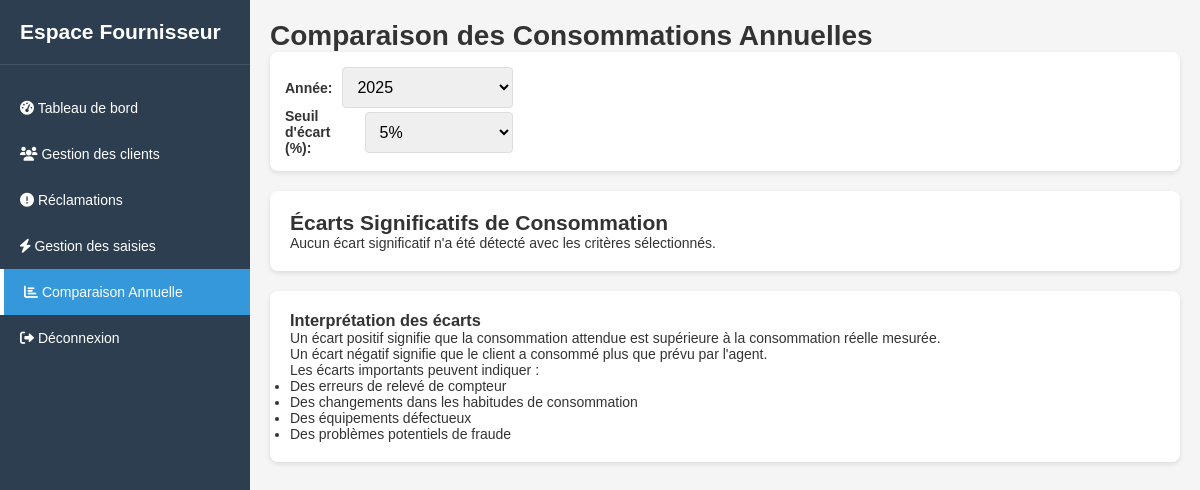
Before: /ihm/admin/consumption-comparison.php (signed in) with the older database file.
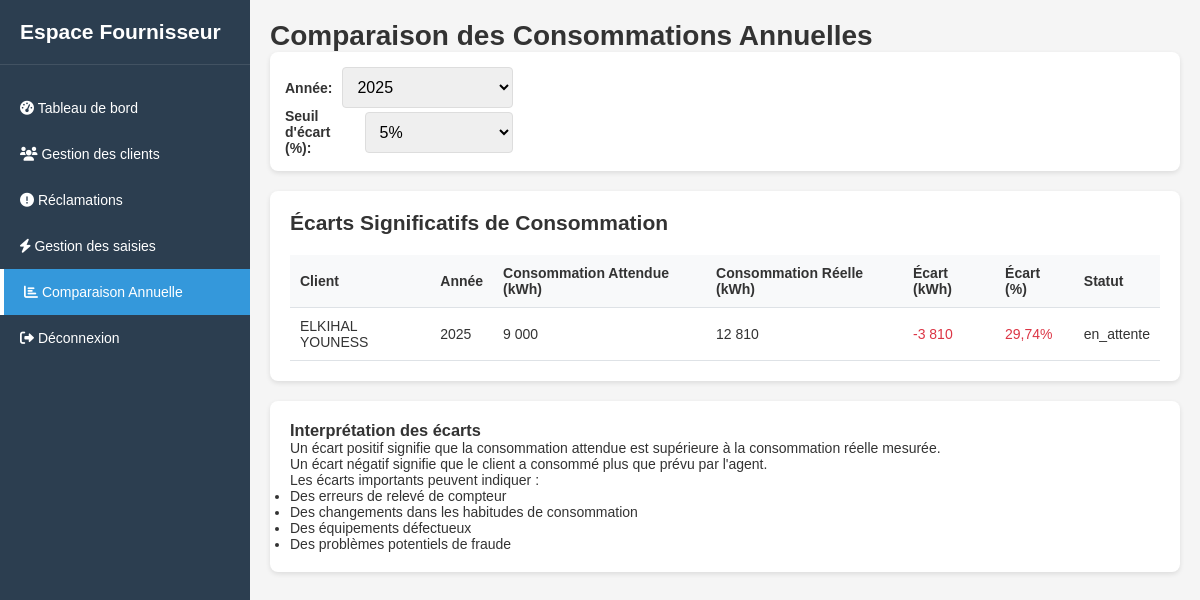
After: the same page with the newer database file.
### tables this page shows
CREATE TABLE IF NOT EXISTS `consommations_annuelles` (
  `consommation_annuelle_id` int NOT NULL AUTO_INCREMENT,
  `client_id` int NOT NULL,
  `annee` int NOT NULL,
  `consommation_attendue` decimal(10,2) NOT NULL,
  `consommation_reelle` decimal(10,2) DEFAULT NULL,
  `ecart` decimal(10,2) GENERATED ALWAYS AS ((`consommation_attendue` - `consommation_reelle`)) STORED,
  `statut` enum('en_attente','verifie','corrige') NOT NULL DEFAULT 'en_attente',
  `notes` text,
  `date_creation` datetime NOT NULL DEFAULT CURRENT_TIMESTAMP,
  PRIMARY KEY (`consommation_annuelle_id`),
  UNIQUE KEY `client_annee` (`client_id`,`annee`),
  KEY `client_id` (`client_id`)
);

### DB/connexion.php (called while the page is built)
<?php
class Database {
    private static $instance = null;
    private $pdo;
    private function __construct() {
        $host = '127.0.0.1';
        $dbName = 'gestion_factures';
        $user = 'root';
        $password = '';
        $dsn = "mysql:host={$host};dbname={$dbName};charset=utf8mb4";
        try {
            $this->pdo = new PDO($dsn, $user, $password, [
                PDO::ATTR_ERRMODE => PDO::ERRMODE_EXCEPTION,
                PDO::ATTR_DEFAULT_FETCH_MODE => PDO::FETCH_ASSOC
            ]);
        } catch (PDOException $e) {
            die("Erreur de connexion à la base de données : " . $e->getMessage());
        }
    }
    public static function getInstance(): Database {
        if (self::$instance === null) {
            self::$instance = new Database();
        }
        return self::$instance;
    }
    public function getConnection(): PDO {
        return $this->pdo;
    }
}

### traitement/agentService.php (called while the page is built, shortened)
<?php
require_once __DIR__ . '/../DB/ConsommationAnnuelleDAO.php';
require_once __DIR__ . '/../DB/ClientDAO.php';
require_once __DIR__ . '/../models/ConsommationAnnuelle.php';
function getConsommationsAvecEcartsSignificatifs($year = null, $threshold = 5) {
    $consommationAnnuelleDAO = new ConsommationAnnuelleDAO();
    $consommations = $consommationAnnuelleDAO->getTousAvecEcarts();
    if ($year !== null) {
        $consommations = array_filter($consommations, function($c) use ($year) {
            return $c->getAnnee() == $year;
        });
    }
    return array_filter($consommations, function($c) use ($threshold) {
        return $c->aEcartSignificatif($threshold);
    });
}

### DB/ConsommationAnnuelleDAO.php (called while the page is built, shortened)
<?php
require_once 'connexion.php';
require_once __DIR__ . '/../models/ConsommationAnnuelle.php';
class ConsommationAnnuelleDAO {
    private $db;
    public function __construct() {
        $this->db = Database::getInstance()->getConnection();
    }
    public function getTousAvecEcarts() {
        $stmt = $this->db->prepare("
            SELECT * FROM consommations_annuelles
            WHERE ABS(ecart) > 0
            ORDER BY date_creation DESC
        ");
        $stmt->execute();
        $consommations = [];
        while ($record = $stmt->fetch(PDO::FETCH_ASSOC)) {
            $consommation = new ConsommationAnnuelle(
                $record['client_id'],
                $record['annee'],
                $record['consommation_attendue'],
                $record['consommation_reelle']
            );
            $consommation->setId($record['consommation_annuelle_id']);
            $consommation->setStatut($record['statut']);
            $consommation->setNotes($record['notes']);
            $consommations[] = $consommation;
        }
        return $consommations;
    }
}

### models/ConsommationAnnuelle.php (called while the page is built, shortened)
<?php
class ConsommationAnnuelle {
    private $clientId;
    private $annee;
    private $consommationAttendue;
    private $consommationReelle;
    private $statut;
    public function __construct($clientId, $annee, $consommationAttendue, $consommationReelle = null) {
        $this->clientId = $clientId;
        $this->annee = $annee;
        $this->consommationAttendue = $consommationAttendue;
        $this->consommationReelle = $consommationReelle;
        $this->statut = 'en_attente';
    }
    public function getClientId() { return $this->clientId; }
    public function getAnnee() { return $this->annee; }
    public function getConsommationAttendue() { return $this->consommationAttendue; }
    public function getConsommationReelle() { return $this->consommationReelle; }
    public function getStatut() { return $this->statut; }
    public function getEcart() {
        return $this->consommationAttendue - $this->consommationReelle;
    }
    public function setStatut($statut) { $this->statut = $statut; }
    public function aEcartSignificatif($threshold = 5) {
        $ecartPct = abs($this->getEcart() / $this->consommationReelle * 100);
        return $ecartPct > $threshold;
    }
}

### DB/ClientDAO.php (called while the page is built, shortened)
<?php
require_once 'connexion.php';
require_once __DIR__ . '/../models/Client.php';
class ClientDAO
{
    private $db;
    public function __construct()
    {
        $this->db = Database::getInstance()->getConnection();
    }
    public function getClientById($client_id)
{
    $stmt = $this->db->prepare("SELECT * FROM clients WHERE client_id = :client_id");
    $stmt->execute(['client_id' => $client_id]);
    $row = $stmt->fetch();
    return $row ? new Client(
        $row['client_id'],
        $row['user_id'],
        $row['full_name'],
        $row['address'],
        $row['phone'],
        $row['created_at']
    ) : null;
}
}

### models/Client.php (called while the page is built, shortened)
<?php
class Client
{
    private $full_name;
    public function __construct($client_id, $user_id, $full_name, $address, $phone, $created_at = null)
    {
        $this->full_name = $full_name;
    }
    public function getFullName()
    {
        return $this->full_name;
    }
}

### ihm/admin/consumption-comparison.php (the view, shortened to what the changed rows need)
<?php
require_once '../../traitement/agentService.php';
require_once '../../DB/ClientDAO.php';
$year = isset($_GET['year']) ? filter_input(INPUT_GET['year'], FILTER_VALIDATE_INT) : date('Y');
$threshold = isset($_GET['threshold']) ? filter_input(INPUT_GET['threshold'], FILTER_VALIDATE_FLOAT) : 5.0;
$discrepancies = getConsommationsAvecEcartsSignificatifs($year, $threshold);
$clientDAO = new ClientDAO();
$clientNames = [];
foreach ($discrepancies as $disc) {
    $client = $clientDAO->getClientById($disc->getClientId());
    if ($client) {
        $clientNames[$disc->getClientId()] = $client->getFullName();
    } else {
        $clientNames[$disc->getClientId()] = "Client #" . $disc->getClientId();
    }
}
?>
<!DOCTYPE html>
<html lang="fr">
<head>
    <link rel="stylesheet" href="../../assets/css/main.css">
    <link rel="stylesheet" href="https://cdnjs.cloudflare.com/ajax/libs/font-awesome/6.0.0-beta3/css/all.min.css">
</head>
<body>
    <div class="app-container">
        <div class="sidebar">
            <div class="sidebar-header">
                <h2>Espace Fournisseur</h2>
            </div>
        </div>
        <div class="main-content">
            <h1>Comparaison des Consommations Annuelles</h1>
            <div class="card">
                <h2>Écarts Significatifs de Consommation</h2>
                <?php if (empty($discrepancies)): ?>
                    <div class="alert alert-info">
                        Aucun écart significatif n'a été détecté avec les critères sélectionnés.
                    </div>
                <?php else: ?>
                    <table class="table">
                        <thead>
                            <tr>
                                <th>Client</th>
                                <th>Année</th>
                                <th>Consommation Attendue (kWh)</th>
                                <th>Consommation Réelle (kWh)</th>
                                <th>Écart (kWh)</th>
                                <th>Écart (%)</th>
                                <th>Statut</th>
                            </tr>
                        </thead>
                        <tbody>
                            <?php foreach ($discrepancies as $disc): ?>
                                <?php
                                    $ecart = $disc->getEcart();
                                    $ecartPct = abs($ecart / ($disc->getConsommationReelle() ?: 1) * 100);
                                    $ecartClass = '';
                                    if ($ecartPct > 15) {
                                        $ecartClass = 'text-danger';
                                    } elseif ($ecartPct > 5) {
                                        $ecartClass = 'text-warning';
                                    }
                                ?>
                                <tr>
                                    <td><?php echo htmlspecialchars($clientNames[$disc->getClientId()]); ?></td>
                                    <td><?php echo $disc->getAnnee(); ?></td>
                                    <td><?php echo number_format($disc->getConsommationAttendue(), 0, ',', ' '); ?></td>
                                    <td><?php echo number_format($disc->getConsommationReelle(), 0, ',', ' '); ?></td>
                                    <td class="<?php echo $ecartClass; ?>">
                                        <?php echo number_format($ecart, 0, ',', ' '); ?>
                                    </td>
                                    <td class="<?php echo $ecartClass; ?>">
                                        <?php echo number_format($ecartPct, 2, ',', ' '); ?>%
                                    </td>
                                    <td><?php echo $disc->getStatut(); ?></td>
                                </tr>
                            <?php endforeach; ?>
                        </tbody>
                    </table>
                <?php endif; ?>
            </div>
        </div>
    </div>
</body>
</html>

Changed rows visible on the page:
added consommations_annuelles: client "ELKIHAL YOUNESS", annee "2025", consommation_attendue "9 000", consommation_reelle "12 810", ecart "-3 810", ecartPct "29,74", statut "en_attente"
Other visible differences:
text no longer shown: "Aucun écart significatif n'a été détecté avec les critères sélectionnés."
text now shown: "Client Année Consommation Attendue (kWh) Consommation Réelle (kWh) Écart (kWh) Écart (%) Statut"
